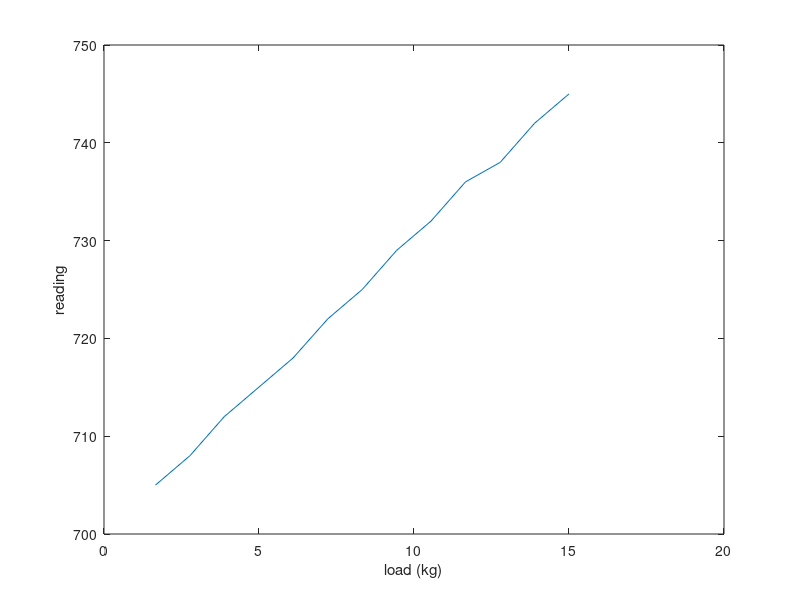
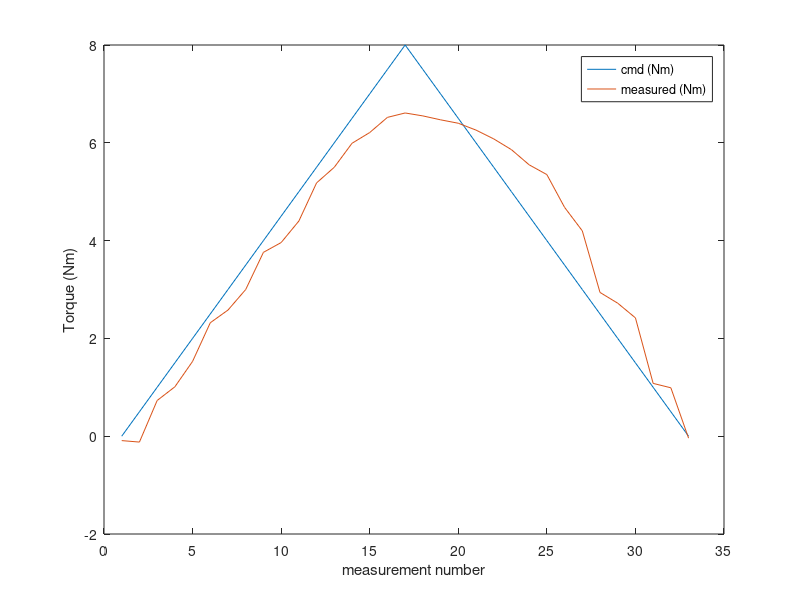
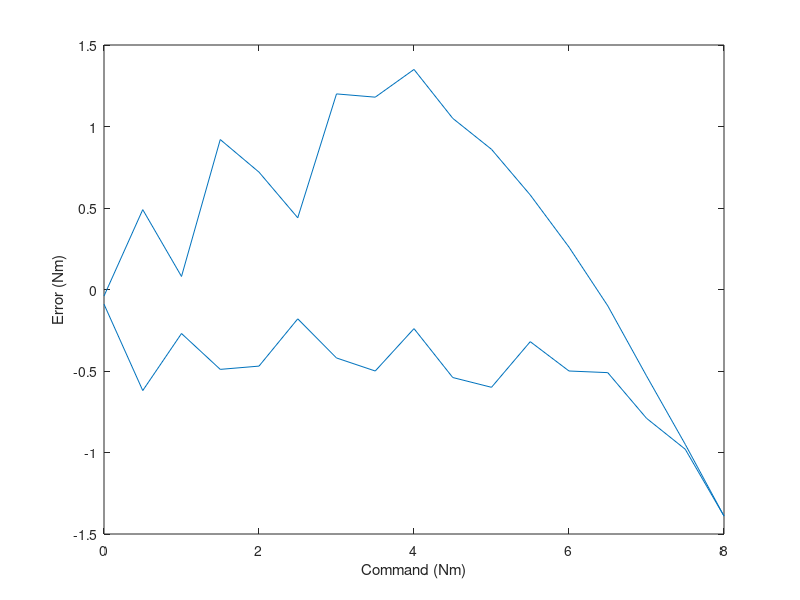

These charts were generated, in order, by the following MATLAB code:
% number of weights, kg, reading
calibration_data = [ 12, 15,    745;...
                    11, 13.89,	742;...
                    10, 12.78,  738;...
                    9,  11.66,  736;...
                    8,  10.55,  732;...
                    7,  9.44,   729;...
                    6,  8.33,   725;...
                    5,  7.22,   722;...
                    4,  6.1,    718;...
                    3,  4.99,   715;...
                    2,  3.88,   712;...
                    1,  2.77,   708;...
                    0,  1.66,   705];
% confirm linearity      
figure;
plot(calibration_data(:,2),calibration_data(:,3));
xlabel("load (kg)");
ylabel("reading");
%%
% torque comand, reading, measured torque
validation_data = [ 0.00,	699.65,	-0.09;...
                    0.50,	699.50,	-0.12;...
                    1.00,	703.19,	0.73;...
                    1.50,	704.42,	1.01;...
                    2.00,	706.69,	1.53;...
                    2.50,	710.17,	2.32;...
                    3.00,	711.30,	2.58;...
                    3.50,	713.13,	3.00;...
                    4.00,	716.45,	3.76;...
                    4.50,	717.30,	3.96;...
                    5.00,	719.22,	4.40;...
                    5.50,	722.64,	5.18;...
                    6.00,	724.03,	5.50;...
                    6.50,	726.16,	5.99;...
                    7.00,	727.15,	6.21;...
                    7.50,	728.50,	6.52;...
                    8.00,	728.87,	6.61;...
                    7.50,	728.63,	6.55;...
                    7.00,	728.26,	6.47;...
                    6.50,	727.96,	6.40;...
                    6.00,	727.37,	6.26;...
                    5.50,	726.55,	6.08;...
                    5.00,	725.59,	5.86;...
                    4.50,	724.26,	5.55;...
                    4.00,	723.36,	5.35;...
                    3.50,	720.44,	4.68;...
                    3.00,	718.37,	4.20;...
                    2.50,	712.85,	2.94;...
                    2.00,	711.89,	2.72;...
                    1.50,	710.57,	2.42;...
                    1.00,	704.72,	1.08;...
                    0.50,	704.37,	0.99;...
                    0.00,	699.85,	-0.04];

figure;                
plot(1:size(validation_data,1),validation_data(:,1),1:size(validation_data,1),validation_data(:,3)); 
legend("cmd (Nm)", "measured (Nm)");
xlabel("measurement number");
ylabel("Torque (Nm)");
figure;                
plot(validation_data(:,1),validation_data(:,3)-validation_data(:,1)); 
xlabel("Command (Nm)");
ylabel("Error (Nm)"); 
%%
% This method used a pully to redirect the cable.  
% This may contribute to some of the high torque error                
% 
% Resolution is 0.229 Nm per count 
% (15 kg - 1.66 kg)/(745 count - 705 count) * 0.07 m * 9.81 m/s
                
                